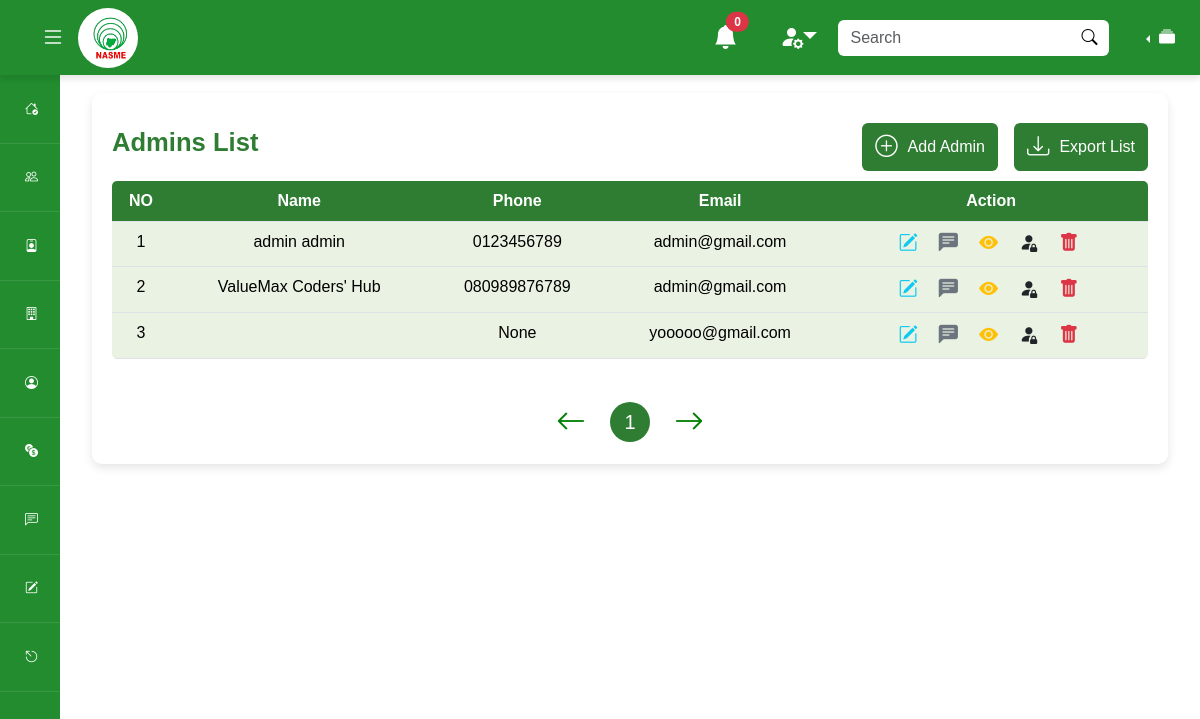
The page /testadmin/manage-admin/ (signed in) on the database as committed earlier.
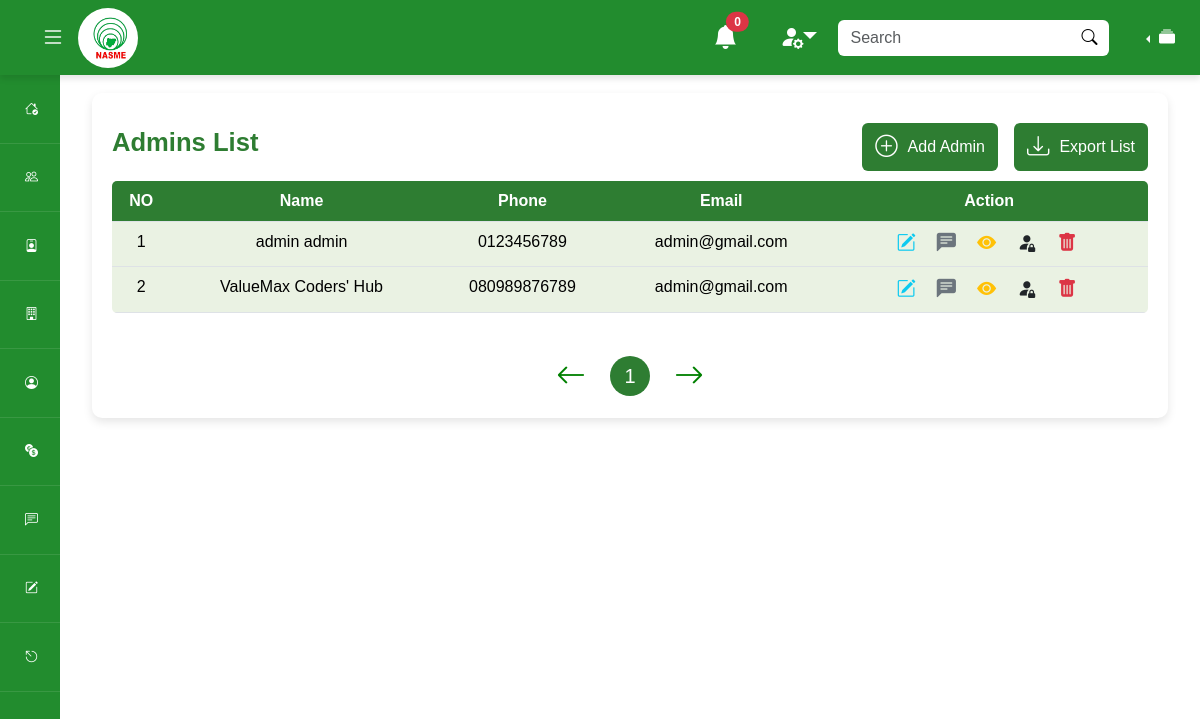
The same page on the database as committed later.
### mainapp/models.py (models this page shows)
class User(AbstractUser):
    profile_pic = models.ImageField(upload_to='profile_pics/', blank=True, null=True)
    phone_num = models.CharField(null=True, max_length=20, validators=[validators.MinLengthValidator(10)])
    dob = models.DateField(auto_now=False, auto_now_add=False, null=True)
    has_filled_profile = models.BooleanField(default=False)
    last_updated = models.DateTimeField(auto_now=True)
    created_at = models.DateTimeField(auto_now_add=True)
    random_id = models.CharField(max_length=24, null=True)
    suspend_message = models.CharField(max_length=500, null=True)
    is_suspended = models.BooleanField(default=False)

### adminapp/views.py (the view, shortened to what this page needs)
# urls.py: path('manage-admin/', views.manage_admin, name='manage-admin'),
@login_required
def manage_admin(request):
    all_admins = User.objects.filter(is_staff = True)
    all_admins = all_admins.filter(is_active = True)
    context = {
        'admins' : all_admins
    }
    return render(request, 'adminapp/manage-admin.html', context)

### mainapp/context_processor.py (called while the page is built)
def global_resources(request):
    all_units = Unit.objects.all()
    context = {
        'units': all_units,
    }
    return context

### templates/adminapp/manage-admin.html (shortened to what this page needs)
{% extends 'partials/base.html' %} {% load static %} {% block styles %}
<link rel="stylesheet" href="{% static 'css/styles.css' %}" />
{% endblock styles %} {% block content %}
<div class="container my-5">
  <div class="row justify-content-center align-items-center">
    <div class="col-lg-12">
      <div class="table-container">
        <div class="table-actions">
          <h2>Admins List</h2>
          <div class="d-flex justify-content-center align-items-center gap-3">
            <a href="{%url 'register-admin' %}" class="btn btn-custom">
              <i class="bi bi-plus-circle icon icon-btn"></i>
              <span>Add Admin</span>
            </a>
            <button class="btn btn-custom">
              <i class="bi bi-download icon icon-btn"></i>
              <span>Export List</span>
            </button>
          </div>
        </div>
        <div class="table-responsive-xxl">
          <table class="table table-hover">
            <thead>
              <tr>
                <th class="text-center">NO</th>
                <th class="text-center">Name</th>
                <th class="text-center">Phone</th>
                <th class="text-center">Email</th>
                <th class="text-center">Action</th>
              </tr>
            </thead>
            <tbody>
              {% for admin in admins %}
              <tr>
                <td>{{forloop.counter}}</td>
                <td>{{admin.first_name}} {{admin.last_name}}</td>
                <td>{{admin.phone_num}}</td>
                <td>{{admin.email}}</td>
                <td class="action-icons">
                  <div class="action-icons-container">
                    <a href="#editMemberModal" data-bs-memberId="{{admin.random_id}}" data-bs-toggle="modal"
                      data-bs-business='
                                      {
                                        "memberFirstname": "{{admin.first_name}}",
                                        "memberLastname": "{{admin.last_name}}",
                                        "memberNum": "{{admin.phone_num}}",
                                        "memberEmail": "{{admin.email}}",
                                        "memberPfp" : "{% if admin.profile_pic.url is not None %}{{admin.profile_pic.url}}{% endif %}"
                                      }
                                    ' class="text-info" title="edit-member"><i class="bi bi-pencil-square"></i></a>
                    <a href="#MessageMemberModal" data-bs-memberId="{{admin.random_id}}"
                      data-bs-businessName='{{admin.first_name}}' data-bs-toggle="modal" class="text-secondary"
                      title="message-member"><i class="bi bi-chat-left-text-fill"></i></a>
                    <a href="#" class="text-warning" title="view-member-details"><i class="bi bi-eye-fill"></i></a>
                    <a href="#SuspendMemberModal" data-bs-memberId="{{admin.random_id}}"
                      data-bs-businessName='{{admin.first_name}}' class="text-dark" data-bs-toggle="modal"
                      title="Suspend-member"><i class="bi bi-person-fill-lock"></i></a>
                    <a href="#deleteMembermodal" data-bs-memberId="{{admin.random_id}}" data-bs-toggle="modal"
                      class="text-danger" title="Delete-member"><i class="bi bi-trash-fill"></i></a>
                  </div>
                </td>
              </tr>
              {% endfor %}
            </tbody>
          </table>
        </div>
        <div class="d-flex justify-content-center gap-4 align-items-center mt-4">
          <i class="bi bi-arrow-left pagination-arrow"></i>
          <div>
            <button class="btn-pagination">1</button>
          </div>
          <i class="bi bi-arrow-right pagination-arrow"></i>
        </div>
      </div>
    </div>
  </div>
</div>
</div>
{% endblock content %}

### templates/partials/base.html (shortened to what this page needs)
<!DOCTYPE html>
<html lang="en">
  <head>
    <link
      href="https://cdn.jsdelivr.net/npm/bootstrap@5.3.2/dist/css/bootstrap.min.css"
      rel="stylesheet"
    />
    <link
      rel="stylesheet"
      href="https://cdn.jsdelivr.net/npm/bootstrap-icons@1.11.2/font/bootstrap-icons.min.css"
    />
    <link rel="stylesheet" href="/static/css/test/dashboard.css" />
    <link rel="stylesheet" href="/static/css/styles.css" />
    {% block styles %}{% endblock styles %}
  </head>
  <body>
    <nav
      class="navbar fixed-top"
      style="flex-wrap: nowrap; background-color: #228c2e; height: 75px"
    >
      <div class="container-fluid d-flex">
        <div class="d-flex align-items-center">
          <button class="btn ms-3" type="button" id="togglerLg" title="Toggler">
            <i class="fs-4 bi bi-list text-light"></i>
          </button>
          <a
            style="width: 60px; height: 60px"
            class="rounded-pill bg-white p-2"
            id="navBrand"
            href="{% url 'admin-dashboard' %}"
          >
            <img
              src="/static/web_images/nasme-removebg-preview.png"
              alt="Logo"
              class="w-100 h-100"
            />
          </a>
        </div>
        <div class="d-flex align-items-center">
          <a
            href="/messages"
            class="btn position-relative rounded-0 rounded-end mx-0"
            title="Notifications"
          >
            <i class="fs-4 bi bi-bell-fill text-light"></i>
            <span
              class="position-absolute top-0 start-75 translate-middle badge rounded-pill bg-danger mt-2"
              >0</span
            >
          </a>
          <button class="btn ms-3 dropdown nav-item" title="Profile">
            <i
              class="fs-4 bi bi-person-fill-gear text-light dropdown-toggle"
              data-bs-toggle="dropdown"
            ></i>
          </button>
          <form
            class="d-flex rounded mx-lg-2 mx-1 navSearch"
            method="POST"
            action="/admin/search"
          >
            <input
              class="form-control rounded-0 rounded-start border-0 w-100"
              id="search"
              style="box-shadow: none"
              type="text"
              placeholder="Search"
              aria-label="Search"
              name="search_query"
            />
            <button
              class="rounded-0 rounded-end btn border-0"
              id="btn-search"
              type="submit"
              style="background: #fff"
            >
              <i class="bi bi-search" style="color: black !important"></i>
            </button>
          </form>
          <div
            class="btn-group dropstart ms-md-3 mx-0 dropdown nav-item"
            title="Sort by Clusters/Units"
          >
            <button
              type="button"
              class="btn dropdown-toggle text-light"
              data-bs-toggle="dropdown"
              aria-expanded="false"
            >
              <i class="bi bi-collection-fill"></i>
            </button>
          </div>
        </div>
      </div>
    </nav>
    <div class="dashboard-container">
      <div class="sidebar" id="sidebar">
        <ul class="px-0 mb-0">
          <li
            class="log"
            data-bs-toggle="tooltip"
            data-bs-placement="right"
            title="Dashboard"
          >
            <a
              href="{% url 'admin-dashboard' %}"
              class="d-flex align-items-center"
            >
                <i class="bi bi-house-check"></i>
            </a>
          </li>
          <li
            class="log"
            data-bs-toggle="tooltip"
            data-bs-placement="right"
            title="Members"
          >
            <a
              data-bs-target="#memberSubmenu"
              role="button"
              class="d-flex justify-content-between align-items-center"
              data-bs-toggle="collapse"
              aria-expanded="false"
            >
              <div class="d-flex align-items-center">
                <i class="bi bi-people"></i>
              </div>
            </a>
          </li>
          <li
            class="log"
            data-bs-toggle="tooltip"
            data-bs-placement="right"
            title="Admins"
          >
            <a
              href="#adminSubmenu"
              role="button"
              class="d-flex justify-content-between align-items-center"
              data-bs-toggle="collapse"
              aria-expanded="false"
            >
              <div class="d-flex align-items-center">
                <i class="bi bi-person-badge"></i>
              </div>
            </a>
          </li>
          <li
            class="log"
            data-bs-toggle="tooltip"
            data-bs-placement="right"
            title="Units"
          >
            <a
              href="#unitSubmenu"
              class="d-flex justify-content-between align-items-center"
              data-bs-toggle="collapse"
              aria-expanded="false"
            >
              <div class="d-flex align-items-center">
                <i class="bi bi-building"></i>
              </div>
            </a>
          </li>
          <li
            class="log"
            data-bs-toggle="tooltip"
            data-bs-placement="right"
            title="Profile"
          >
            <a
              href="#profileSubmenu"
              class="d-flex justify-content-between align-items-center"
              data-bs-toggle="collapse"
              aria-expanded="false"
            >
              <div class="d-flex align-items-center">
                <i class="bi bi-person-circle"></i>
              </div>
            </a>
          </li>
          <li
            class="log"
            data-bs-toggle="tooltip"
            data-bs-placement="right"
            title="Finance"
          >
            <a
              href="#financeSubmenu"
              class="d-flex justify-content-between align-items-center"
              data-bs-toggle="collapse"
              aria-expanded="false"
            >
              <div class="d-flex align-items-center">
                <i class="bi bi-currency-exchange"></i>
              </div>
            </a>
          </li>
          <li
            class="log"
            data-bs-toggle="tooltip"
            data-bs-placement="right"
            title="Send Messages"
          >
            <a
              href="{% url 'unit-message' %}"
              class="d-flex align-items-center"
            >
              <i class="bi bi-chat-left-text"></i>
            </a>
          </li>
          <li
            class="log"
            data-bs-toggle="tooltip"
            data-bs-placement="right"
            title="My Profile"
          >
            <a
              href="{% url 'admin-profile' %}"
              class="d-flex align-items-center"
            >
              <i class="bi bi-pencil-square"></i>
            </a>
          </li>
          <li class="log">
            <a
              href="#logoutModal"
              data-bs-toggle="modal"
              class="d-flex align-items-center"
            >
              <i class="bi bi-escape"></i>
            </a>
          </li>
        </ul>
      </div>
      <div class="main-content" id="main-content">
         {% block content %}{% endblock content %}
      </div>
  </body>
</html>

### staticfiles/css/test/dashboard.css (style rules this page uses)
.dashboard-container { display: grid !important; grid-template-columns: 100% 1fr !important; transition: all 0.3s ease !important; }
.navbar { background-color: #228c2e !important; box-shadow: 0 4px 6px rgba(0, 0, 0, 0.1) !important; }
.navbar .btn i { color: white !important; }
.main-content { margin-left: 60px !important; padding: 20px !important; padding-top: 45px !important; transition: all 0.3s ease !important; }
.sidebar { background-color: #228c2e !important; height: 100vh !important; position: fixed !important; top: 0 !important; left: 0 !important; width: 60px; padding-top: 75px !important; transition: all 0.2s ease !important; }
.sidebar ul { list-style: none !important; padding: 0 !important; margin: 0 !important; }
.sidebar ul li { padding: 14px 15px !important; font-size: 13px !important; border-bottom: 1px solid rgba(255, 255, 255, 0.1) !important; }
.sidebar ul li a { text-decoration: none; color: white; padding: 10px; border-radius: 10px; display: flex !important; align-items: center !important; background-color: transparent !important; transition: background-color 0.2s ease-in-out !important; }
.sidebar { overflow-y: auto !important; }

### staticfiles/css/styles.css (style rules this page uses)
:root { --main-theme: #2e7d32 !important; }
body { font-family: Arial, sans-serif !important; }
.btn-custom { background-color: var(--main-theme) !important; color: white !important; display: flex !important; justify-content: center !important; align-items: center !important; }
.icon-container, .icon { font-size: 2.5rem !important; color: var(--main-theme) !important; }
.icon-btn { font-size: 1.4rem !important; color: white !important; margin-right: 10px !important; }
h1, h2, h4, h5 { color: var(--main-theme) !important; font-weight: bold !important; }
h2 { font-size: 1.6rem !important; }
.table-container { background-color: #fff !important; padding: 20px !important; border-radius: 10px !important; box-shadow: 0 4px 10px rgba(0, 0, 0, 0.1) !important; width: 100%; }
.table { border-radius: 5px !important !important; overflow: hidden !important; }
.table thead th { background-color: var(--main-theme) !important; color: white !important; font-weight: bold !important; }
.table tbody td { background-color: #eaf2e3 !important; text-align: center !important; }
.action-icons i { font-size: 1.2rem !important; padding: 8px !important; margin-right: 5px !important; }
.action-icons-container { display: flex !important; justify-content: center !important; align-items: center !important; }
.btn-pagination { background-color: var(--main-theme) !important; color: white !important; border-radius: 50% !important; border: none !important; width: 40px !important; height: 40px !important; font-size: 20px !important; }
.pagination-arrow { color: green !important; font-size: 30px !important; cursor: pointer !important; }

### templates/adminapp/manage-admin.html (style rules this page uses)
.table-actions { display: flex; justify-content: space-between; align-items: center; margin: 10px 0; }
.table { border-radius: 5px !important; overflow: hidden; }
.table tbody td { background-color: #eaf2e3; }
.action-icons i { font-size: 1.2rem; padding: 8px; margin-right: 5px; }
.pagination-arrow { color: green; font-size: 30px; cursor: pointer; }

Rows that differ between the two databases and show on the page:
removed User: phone_num "None", email "yooooo@gmail.com"
